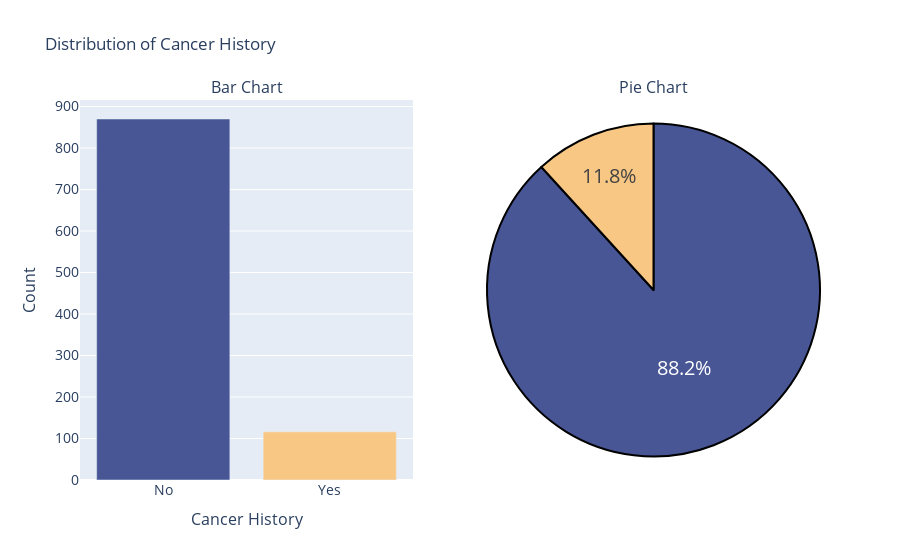

This figure's notebook cell:
### Code cell
colors=['#485696','#F9C784']
# labels = data['HistoryOfCancerInFamily'].value_counts().index
labels = ['No', 'Yes']
values = data['HistoryOfCancerInFamily'].value_counts()

# create pie chart

pie_chart = go.Figure(go.Pie(labels = labels, values = values, ))
pie_chart.update_traces(hoverinfo = 'label+value' , textinfo = 'percent', textfont_size = 20, 
                        marker = dict(colors = colors, line = dict( color = '#000000', width=2)))

# Bar Chart

bar_chart = go.Figure(go.Bar(x = labels, y = values, marker_color = colors))

# create subplots

fig = sp.make_subplots( rows = 1, cols = 2, column_width = [0.5,0.5], specs = [[{'type' : 'bar'}, {'type' : 'pie'}]],
                      subplot_titles = ("Bar Chart", "Pie Chart"))

# Add charts to subplots

fig.add_trace(bar_chart.data[0], row=1, col=1)
fig.add_trace(pie_chart.data[0], row=1, col=2)

# Update layout
fig.update_layout(showlegend=False,title_text="Distribution of Cancer History",
                xaxis=dict(title='Cancer History',titlefont_size=16,tickfont_size=14,),
                yaxis=dict(title='Count',titlefont_size=16,tickfont_size=14,))

# Show subplots
fig.show()

### Figure 1 — Plotly figure (JSON) as saved in the notebook; plotly's stock layout.template omitted (floating-point values rounded to 4 significant figures)
{"data": [{"marker": {"color": ["#485696", "#F9C784"]}, "type": "bar", "x": ["No", "Yes"], "xaxis": "x", "y": [870, 116], "yaxis": "y"}, {"domain": {"x": [0.55, 1.0], "y": [0.0, 1.0]}, "hoverinfo": "label+value", "labels": ["No", "Yes"], "marker": {"colors": ["#485696", "#F9C784"], "line": {"color": "#000000", "width": 2}}, "textfont": {"size": 20}, "textinfo": "percent", "type": "pie", "values": [870, 116]}], "layout": {"annotations": [{"font": {"size": 16}, "showarrow": false, "text": "Bar Chart", "x": 0.225, "xanchor": "center", "xref": "paper", "y": 1.0, "yanchor": "bottom", "yref": "paper"}, {"font": {"size": 16}, "showarrow": false, "text": "Pie Chart", "x": 0.775, "xanchor": "center", "xref": "paper", "y": 1.0, "yanchor": "bottom", "yref": "paper"}], "showlegend": false, "title": {"text": "Distribution of Cancer History"}, "xaxis": {"anchor": "y", "domain": [0.0, 0.45], "tickfont": {"size": 14}, "title": {"font": {"size": 16}, "text": "Cancer History"}}, "yaxis": {"anchor": "x", "domain": [0.0, 1.0], "tickfont": {"size": 14}, "title": {"font": {"size": 16}, "text": "Count"}}}}
